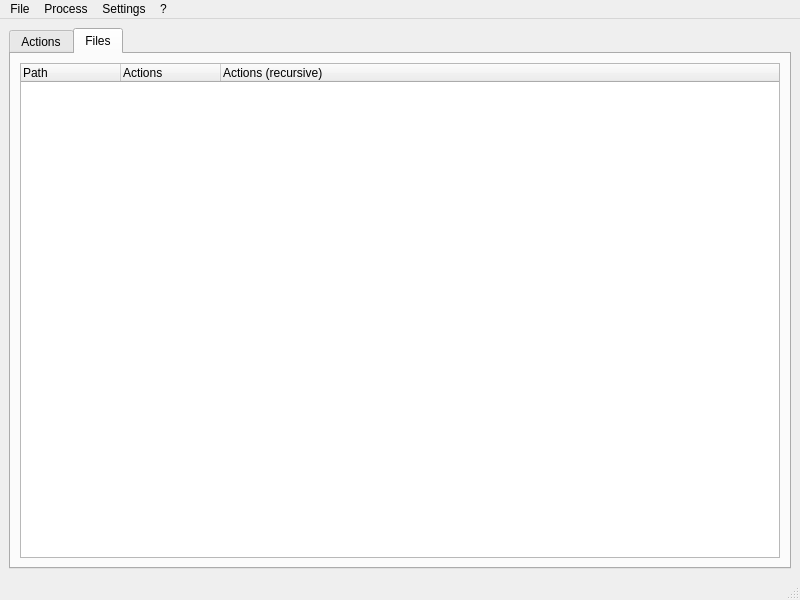
<?xml version="1.0" encoding="UTF-8"?>
<ui version="4.0">
 <class>MainWindow</class>
 <widget class="QMainWindow" name="MainWindow">
  <property name="geometry">
   <rect>
    <x>0</x>
    <y>0</y>
    <width>800</width>
    <height>600</height>
   </rect>
  </property>
  <property name="windowTitle">
   <string notr="true">jdProcessFileWatcher</string>
  </property>
  <widget class="QWidget" name="centralwidget">
   <layout class="QVBoxLayout" name="verticalLayout">
    <item>
     <widget class="QTabWidget" name="tab_widget">
      <property name="currentIndex">
       <number>1</number>
      </property>
      <property name="documentMode">
       <bool>false</bool>
      </property>
      <widget class="QWidget" name="tab">
       <attribute name="title">
        <string>Actions</string>
       </attribute>
       <layout class="QVBoxLayout" name="actions_table_layout">
        <property name="leftMargin">
         <number>0</number>
        </property>
        <property name="topMargin">
         <number>0</number>
        </property>
        <property name="rightMargin">
         <number>0</number>
        </property>
        <property name="bottomMargin">
         <number>0</number>
        </property>
       </layout>
      </widget>
      <widget class="QWidget" name="tab_2">
       <attribute name="title">
        <string>Files</string>
       </attribute>
       <layout class="QVBoxLayout" name="file_tree_layout">
        <item>
         <widget class="QTreeWidget" name="file_tree">
          <property name="columnCount">
           <number>3</number>
          </property>
          <column>
           <property name="text">
            <string>Path</string>
           </property>
          </column>
          <column>
           <property name="text">
            <string>Actions</string>
           </property>
          </column>
          <column>
           <property name="text">
            <string>Actions (recursive)</string>
           </property>
          </column>
         </widget>
        </item>
       </layout>
      </widget>
     </widget>
    </item>
   </layout>
  </widget>
  <widget class="QMenuBar" name="menubar">
   <property name="geometry">
    <rect>
     <x>0</x>
     <y>0</y>
     <width>800</width>
     <height>21</height>
    </rect>
   </property>
   <widget class="QMenu" name="menuFile">
    <property name="title">
     <string>File</string>
    </property>
    <addaction name="run_command_action"/>
    <addaction name="run_program_action"/>
    <addaction name="separator"/>
    <addaction name="attach_process_action"/>
    <addaction name="separator"/>
    <addaction name="load_strace_log_action"/>
    <addaction name="separator"/>
    <addaction name="exit_action"/>
   </widget>
   <widget class="QMenu" name="menuSettings">
    <property name="title">
     <string>Settings</string>
    </property>
    <addaction name="settings_action"/>
   </widget>
   <widget class="QMenu" name="aboutMenu">
    <property name="title">
     <string notr="true">?</string>
    </property>
    <addaction name="show_welcome_dialog_action"/>
    <addaction name="separator"/>
    <addaction name="view_source_action"/>
    <addaction name="report_bug_action"/>
    <addaction name="translate_action"/>
    <addaction name="donate_action"/>
    <addaction name="separator"/>
    <addaction name="about_action"/>
    <addaction name="about_qt_action"/>
   </widget>
   <widget class="QMenu" name="menu">
    <property name="title">
     <string>Process</string>
    </property>
    <addaction name="terminate_process_action"/>
    <addaction name="kill_process_action"/>
   </widget>
   <addaction name="menuFile"/>
   <addaction name="menu"/>
   <addaction name="menuSettings"/>
   <addaction name="aboutMenu"/>
  </widget>
  <widget class="QStatusBar" name="statusbar"/>
  <action name="run_command_action">
   <property name="text">
    <string>Run Command</string>
   </property>
  </action>
  <action name="run_program_action">
   <property name="text">
    <string>Run Program</string>
   </property>
  </action>
  <action name="load_strace_log_action">
   <property name="text">
    <string>Load strace log</string>
   </property>
  </action>
  <action name="exit_action">
   <property name="text">
    <string>Exit</string>
   </property>
  </action>
  <action name="settings_action">
   <property name="text">
    <string>Settings</string>
   </property>
  </action>
  <action name="show_welcome_dialog_action">
   <property name="text">
    <string>Show welcome dialog</string>
   </property>
  </action>
  <action name="about_action">
   <property name="text">
    <string>About</string>
   </property>
  </action>
  <action name="about_qt_action">
   <property name="text">
    <string>About Qt</string>
   </property>
  </action>
  <action name="attach_process_action">
   <property name="text">
    <string>Attach Process</string>
   </property>
  </action>
  <action name="view_source_action">
   <property name="text">
    <string>View Source</string>
   </property>
  </action>
  <action name="report_bug_action">
   <property name="text">
    <string>Report Bug</string>
   </property>
  </action>
  <action name="translate_action">
   <property name="text">
    <string>Translate</string>
   </property>
  </action>
  <action name="donate_action">
   <property name="text">
    <string>Donate</string>
   </property>
  </action>
  <action name="terminate_process_action">
   <property name="text">
    <string>Terminate</string>
   </property>
  </action>
  <action name="kill_process_action">
   <property name="text">
    <string>Kill</string>
   </property>
  </action>
 </widget>
 <resources/>
 <connections/>
</ui>
